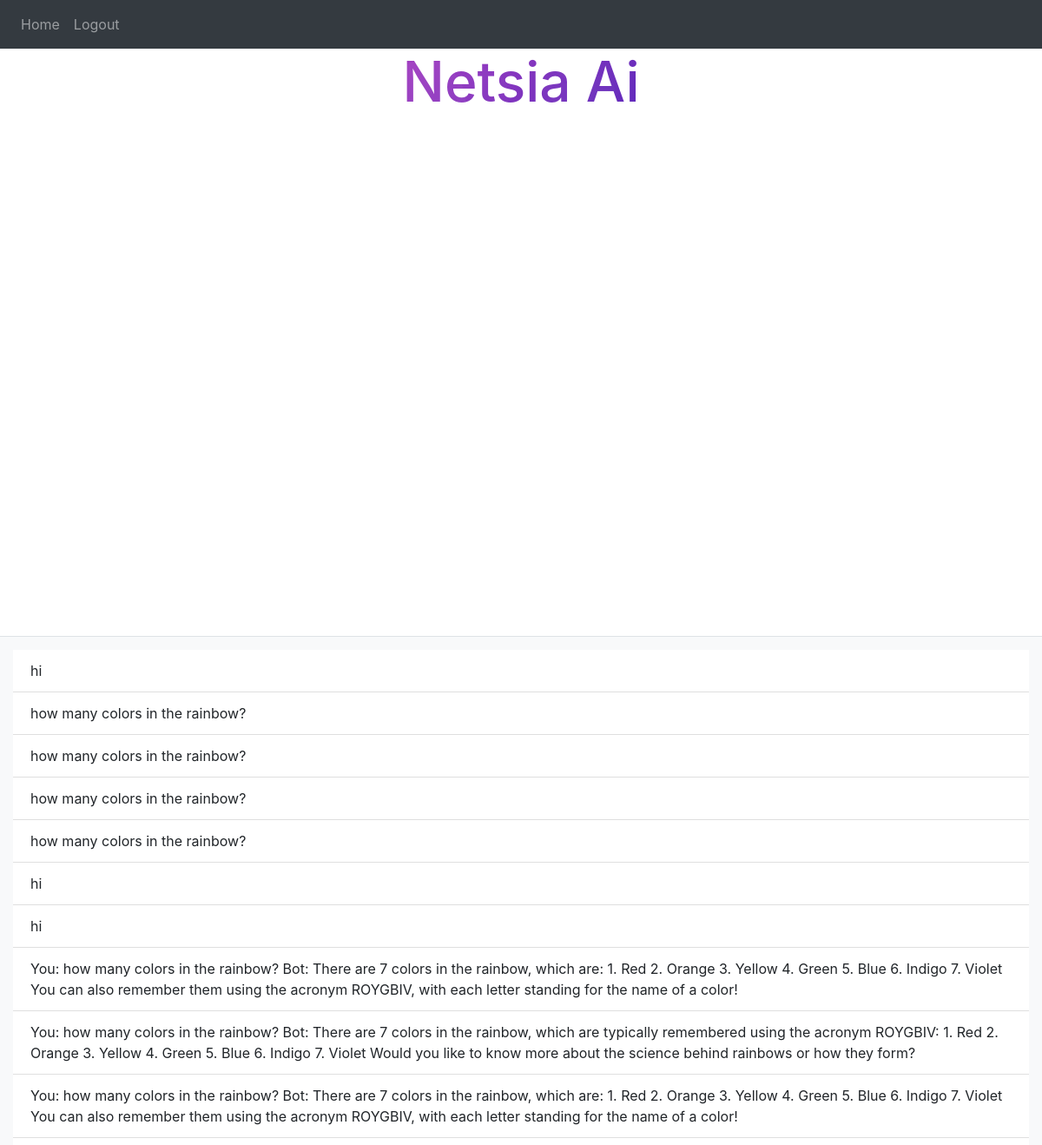
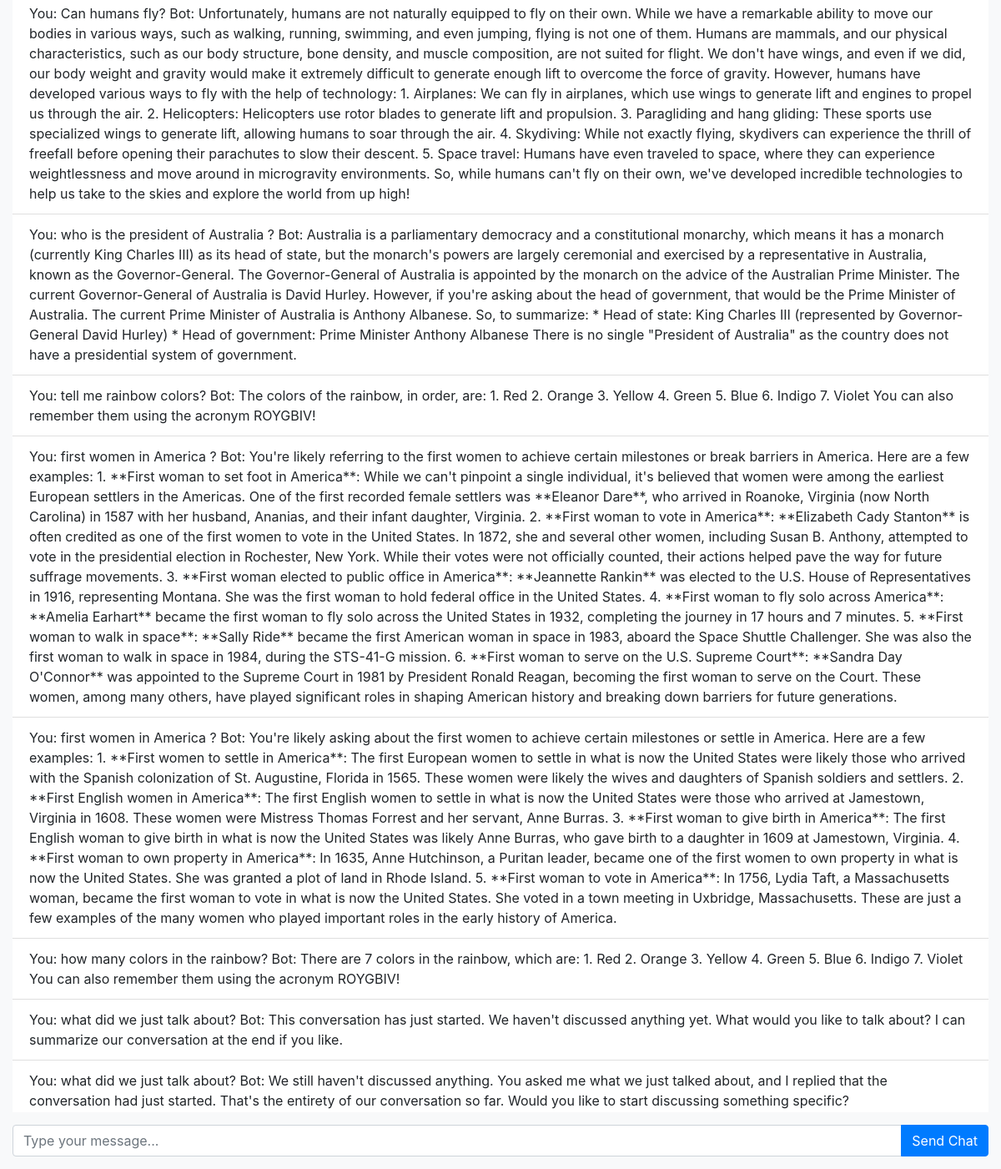
/ (signed in), run on the app's committed database (2 pictures, top to bottom).
### website/models.py (models this page shows)
class Chat(db.Model):
    id = db.Column(db.Integer, primary_key=True)
    data = db.Column(db.String(10000))
    date = db.Column(db.DateTime(timezone=True), default=func.now())
    user_id = db.Column(db.Integer, db.ForeignKey('user.id'))

### website/views.py (the view, shortened to what this page needs)
@views.route('/', methods=['GET', 'POST'])
@login_required
def home():
    return render_template("home.html", user=current_user)

### website/__init__.py (called while the page is built)
def create_app():
    app = Flask(__name__)
    app.secret_key = secrets.token_hex(16)
    app.config['SQLALCHEMY_DATABASE_URI'] = f'sqlite:///{DB_NAME}'
    db.init_app(app)
    app.config['FIREWORKS_API_KEY'] = os.getenv('FIREWORKS_API_KEY')
    from .views import views
    from .auth import auth
    app.register_blueprint(views, url_prefix='/')
    app.register_blueprint(auth, url_prefix='/')
    from .models import User, Chat
    create_database(app)
    login_manager = LoginManager()
    login_manager.login_view = 'auth.login'
    login_manager.init_app(app)
    @login_manager.user_loader
    def load_user(id):
        return User.query.get(int(id))
    return app

### website/templates/home.html (shortened to what this page needs)
{% extends "base.html" %}
{% block content %}
<h1 class="bg-text" align="center">Netsia Ai</h1>
<div class="chat-container">
    <ul class="list-group list-group-flush" id="chats">
        {% for chat in user.chats %}
        <li class="list-group-item">{{ chat.data }}</li>
        {% endfor %}
    </ul>
    <form method="POST" class="chat-form">
        <div class="input-group">
            <textarea name="chat" id="chat" class="form-control" rows="1" placeholder="Type your message..." oninput="adjustTextarea(this)"></textarea>
            <div class="input-group-append">
                <button type="submit" class="btn btn-primary">Send Chat</button>
            </div>
        </div>
    </form>
</div>
{% endblock %}

### website/templates/home.html (style rules this page uses)
.bg-text { font-size: 4em; background: radial-gradient(circle at 91% 26%, rgba(255,255,255,0.03) 0%, rgba(255,255,255,0.03) 3%, transparent 3%, transparent 100%), radial-gradient(circle at 27% 63%, rgba(255,255,255,0.02) 0%, rgba(255,255,255,0.02) 3%, transparent 3%, transparent 100%), radial-gradient(circle at 59% 48%, rgba(255,255,255,0.01) 0%, rgba(255,255,255,0.01) 3%, transparent 3%, transparent 100%), radial-gradient(circle at 58% 65%, rgba(255,255,255,0.02) 0%, rgba(255,255,255,0.02) 3%, transparent 3%, transparent 100%), radial-gradient(circle at 55% 21%, rgba(255,255,255,0.02) 0%, rgba(255,255,255,0.02) 3%, transparent 3%, transparent 100%), radial-gradient(circle at 88% 4%, rgba(255,255,255,0.03) 0%, rgba(255,255,255,0.03) 7%, transparent 7%, transparent 100%), radial-gradient(circle at 9% 23%, rgba(255,255,255,0.02) 0%, rgba(255,255,255,0.02) 7%, transparent 7%, transparent 100%), radial-gradient(circle at 40% 78%, rgba(255,255,255,0.03) 0%, rgba(255,255,255,0.03) 7%, transparent 7%, transparent 100%), radial-gradient(circle at 78% 5%, rgba(255,255,255,0.01) 0%, rgba(255,255,255,0.01) 7%, transparent 7%, transparent 100%), radial-gradient(circle at 11% 87%, rgba(255,255,255,0.01) 0%, rgba(255,255,255,0.01) 7%, transparent 7%, transparent 100%), radial-gradient(circle at 11% 24%, rgba(255,255,255,0.02) 0%, rgba(255,255,255,0.02) 7%, transparent 7%, transparent 100%), radial-gradient(circle at 18% 75%, rgba(255,255,255,0.03) 0%, rgba(255,255,255,0.03) 7%, transparent 7%, transparent 100%), radial-gradient(circle at 71% 80%, rgba(255,255,255,0.03) 0%, rgba(255,255,255,0.03) 7%, transparent 7%, transparent 100%), radial-gradient(circle at 34% 79%, rgba(255,255,255,0.01) 0%, rgba(255,255,255,0.01) 5%, transparent 5%, transparent 100%), radial-gradient(circle at 9% 51%, rgba(255,255,255,0.03) 0%, rgba(255,255,255,0.03) 5%, transparent 5%, transparent 100%), radial-gradient(circle at 46% 69%, rgba(255,255,255,0.02) 0%, rgba(255,255,255,0.02) 5%, transparent 5%, transparent 100%), radial-gradient(circle at 54% 90%, rgba(255,255,255,0.02) 0%, rgba(255,255,255,0.02) 5%, transparent 5%, transparent 100%), radial-gradient(circle at 55% 58%, rgba(255,255,255,0.01) 0%, rgba(255,255,255,0.01) 5%, transparent 5%, transparent 100%), radial-gradient(circle at 95% 37%, rgba(255,255,255,0.02) 0%, rgba(255,255,255,0.02) 5%, transparent 5%, transparent 100%), radial-gradient(circle at 9% 4%, rgba(255,255,255,0.02) 0%, rgba(255,255,255,0.02) 5%, transparent 5%, transparent 100%), linear-gradient(135deg, rgb(249, 93, 202), rgb(11, 13, 179)); -webkit-background-clip: text; color: transparent; }
.chat-container { position: fixed; bottom: 0; left: 0; right: 0; padding: 15px; background-color: #f8f9fa; border-top: 1px solid #dee2e6; }
#chats { max-height: 70vh; overflow-y: auto; margin-bottom: 15px; }
.chat-form { width: 100%; }
#chat { resize: none; overflow: hidden; }
.input-group-append button { height: 100%; }

### data on the page
Chat: data "hi"
Chat: data "how many colors in the rainbow?"
Chat: data "how many colors in the rainbow?"
Chat: data "how many colors in the rainbow?"
Chat: data "how many colors in the rainbow?"
Chat: data "hi"
Chat: data "hi"
Chat: data "You: how many colors in the rainbow? Bot: There are 7 colors in the rainbow, which are: 1. Red 2. Orange 3. Yellow 4. Green 5. Blue 6. Indigo 7. Violet You can also remember them using the acronym ROYGBIV, with each letter standing for the name of a color!"
Chat: data "You: how many colors in the rainbow? Bot: There are 7 colors in the rainbow, which are typically remembered using the acronym ROYGBIV: 1. Red 2. Orange 3. Yellow 4. Green 5. Blue 6. Indigo 7. Violet Would you like to know more about the science behind rainbows or how they form?"
Chat: data "You: how many colors in the rainbow? Bot: There are 7 colors in the rainbow, which are: 1. Red 2. Orange 3. Yellow 4. Green 5. Blue 6. Indigo 7. Violet You can also remember them using the acronym ROYGBIV, with each letter standing for the name of a color!"
Chat: data "You: Can humans fly? Bot: Unfortunately, humans are not naturally equipped to fly on their own. While we have a remarkable ability to move our bodies in various ways, such as walking, running, swimming, and even jumping, flying is not one of them. Humans are mammals, and our physical characteristics, such as our body structure, bone density, and muscle composition, are not suited for flight. We don't have wings, and even if we did, our body weight and gravity would make it extremely difficult to generate enough lift to overcome the force of gravity. However, humans have developed various ways to fly with the help of technology: 1. Airplanes: We can fly in airplanes, which use wings to…"
Chat: data "You: who is the president of Australia ? Bot: Australia is a parliamentary democracy and a constitutional monarchy, which means it has a monarch (currently King Charles III) as its head of state, but the monarch's powers are largely ceremonial and exercised by a representative in Australia, known as the Governor-General. The Governor-General of Australia is appointed by the monarch on the advice of the Australian Prime Minister. The current Governor-General of Australia is David Hurley. However, if you're asking about the head of government, that would be the Prime Minister of Australia. The current Prime Minister of Australia is Anthony Albanese. So, to summarize: * Head of state: King…"
Chat: data "You: tell me rainbow colors? Bot: The colors of the rainbow, in order, are: 1. Red 2. Orange 3. Yellow 4. Green 5. Blue 6. Indigo 7. Violet You can also remember them using the acronym ROYGBIV!"
Chat: data "You: first women in America ? Bot: You're likely referring to the first women to achieve certain milestones or break barriers in America. Here are a few examples: 1. **First woman to set foot in America**: While we can't pinpoint a single individual, it's believed that women were among the earliest European settlers in the Americas. One of the first recorded female settlers was **Eleanor Dare**, who arrived in Roanoke, Virginia (now North Carolina) in 1587 with her husband, Ananias, and their infant daughter, Virginia. 2. **First woman to vote in America**: **Elizabeth Cady Stanton** is often credited as one of the first women to vote in the United States. In 1872, she and several other…"
Chat: data "You: first women in America ? Bot: You're likely asking about the first women to achieve certain milestones or settle in America. Here are a few examples: 1. **First women to settle in America**: The first European women to settle in what is now the United States were likely those who arrived with the Spanish colonization of St. Augustine, Florida in 1565. These women were likely the wives and daughters of Spanish soldiers and settlers. 2. **First English women in America**: The first English women to settle in what is now the United States were those who arrived at Jamestown, Virginia in 1608. These women were Mistress Thomas Forrest and her servant, Anne Burras. 3. **First woman to give…"
Chat: data "You: how many colors in the rainbow? Bot: There are 7 colors in the rainbow, which are: 1. Red 2. Orange 3. Yellow 4. Green 5. Blue 6. Indigo 7. Violet You can also remember them using the acronym ROYGBIV!"
Chat: data "You: what did we just talk about? Bot: This conversation has just started. We haven't discussed anything yet. What would you like to talk about? I can summarize our conversation at the end if you like."
Chat: data "You: what did we just talk about? Bot: We still haven't discussed anything. You asked me what we just talked about, and I replied that the conversation had just started. That's the entirety of our conversation so far. Would you like to start discussing something specific?"
